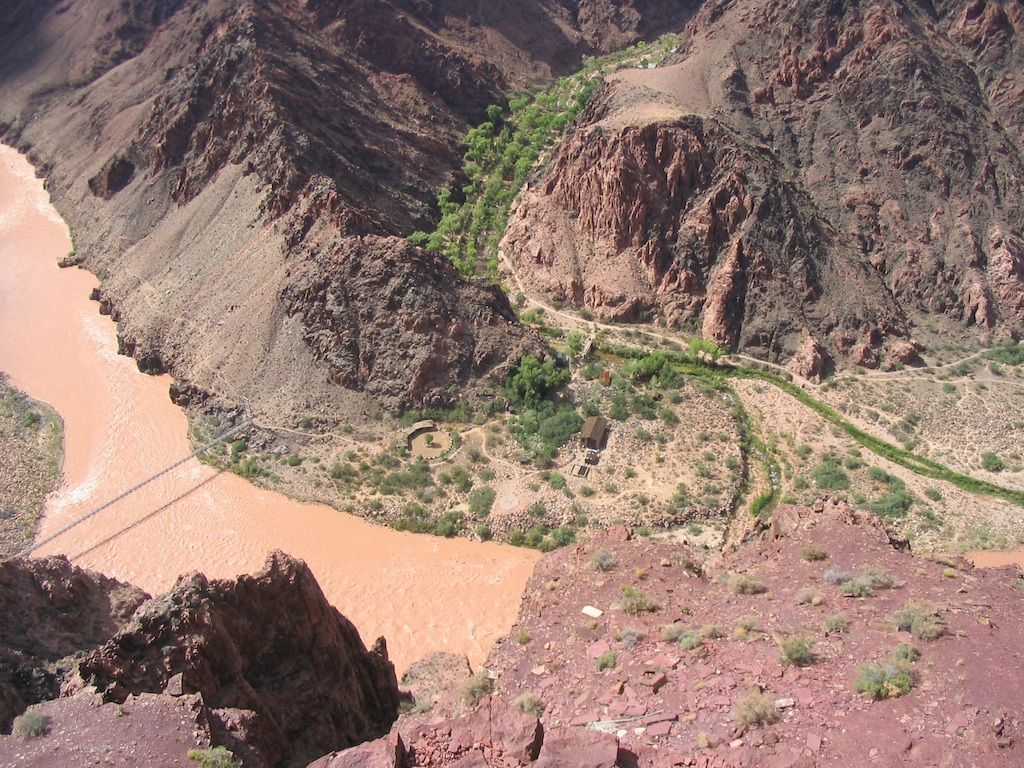
#> input picture river1.jpg, 1024 x 768 px
$ jupyter execute 'TM341 Q1.ipynb'
#> lines starting #> are read from the running program, lines starting #| are printed output that depends on the picture
# Q1...........

## Part (a) reads and displays the two images side by side.

[cell 1]
# import Liberies
import cv2 as cv
import numpy as np
from matplotlib import pyplot as plt

[cell 2]
# Read the images
img1 = cv.imread('river1.jpg')
#> img1 is the input picture: shape (768, 1024, 3); mean B, G, R 113.1, 123.7, 148.2
img2 = cv.imread('river2.jpg')
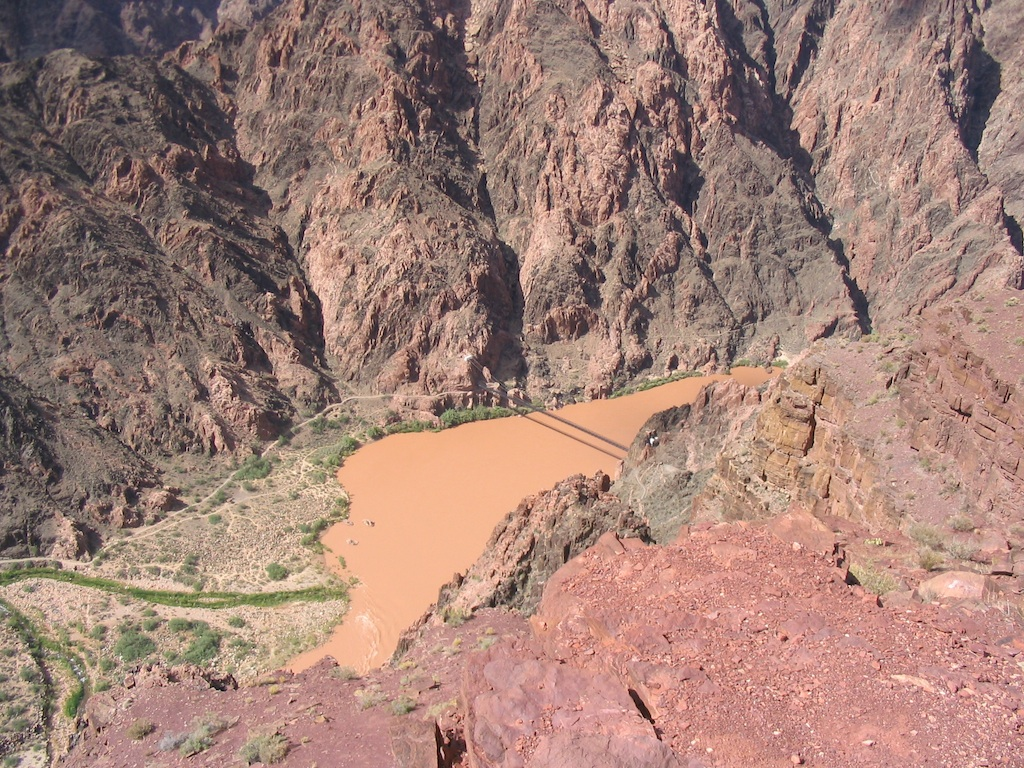
#> input picture river2.jpg, 1024 x 768 px
#> img2 is the input picture: shape (768, 1024, 3); mean B, G, R 118.9, 129.4, 161.4
img_rgb1 = cv.cvtColor(img1, cv.COLOR_BGR2RGB)
img_rgb2 = cv.cvtColor(img2, cv.COLOR_BGR2RGB)

[cell 3]
# Resize the images
img1_resized = cv.resize(img_rgb1, (1100, img_rgb1.shape[0]))  # Resize img1 to 1000 width, keeping height same
img2_resized = cv.resize(img_rgb2, (900, img_rgb2.shape[0]))    # Resize img2 to 800 width, keeping height same
# Display the images Horizontally
plt.figure(figsize=(10, 10))
plt.subplot(1, 2, 1)
plt.imshow(img1_resized)
plt.subplot(1, 2, 2)
plt.imshow(img2_resized)
plt.show()
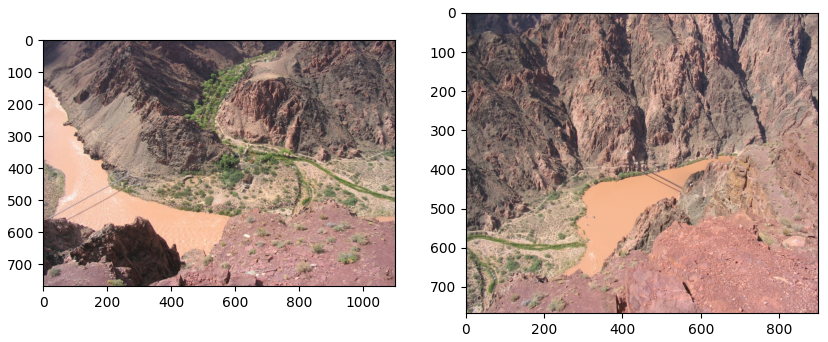
#> figure drawn by matplotlib, 2 panels

## Part (b) applies SIFT (Scale-Invariant Feature Transform) to both images and counts the detected keypoints.

[cell 4]
# Initialize SIFT detector
sift = cv.SIFT_create()

# Detect and compute SIFT features for both images
kp1, des1 = sift.detectAndCompute(img_rgb1, None)
#> kp1 = 8618 keypoints; strongest (x, y, size): (685, 542, 2.6), (374, 513, 2), (690, 764, 2.5), (114, 683, 2)
kp2, des2 = sift.detectAndCompute(img_rgb2, None)
#> kp2 = 9081 keypoints; strongest (x, y, size): (652, 440, 2.7), (75, 568, 2.1), (134, 685, 1.9), (757, 76, 3)

# Print the number of features detected
print("Number of SIFT features in img1:", len(kp1))
#| Number of SIFT features in img1: 8618
print("Number of SIFT features in img2:", len(kp2))
#| Number of SIFT features in img2: 9081

# Optionally, draw the keypoints on the images to visualize them
img1_keypoints = cv.drawKeypoints(img1_resized, kp1, None)
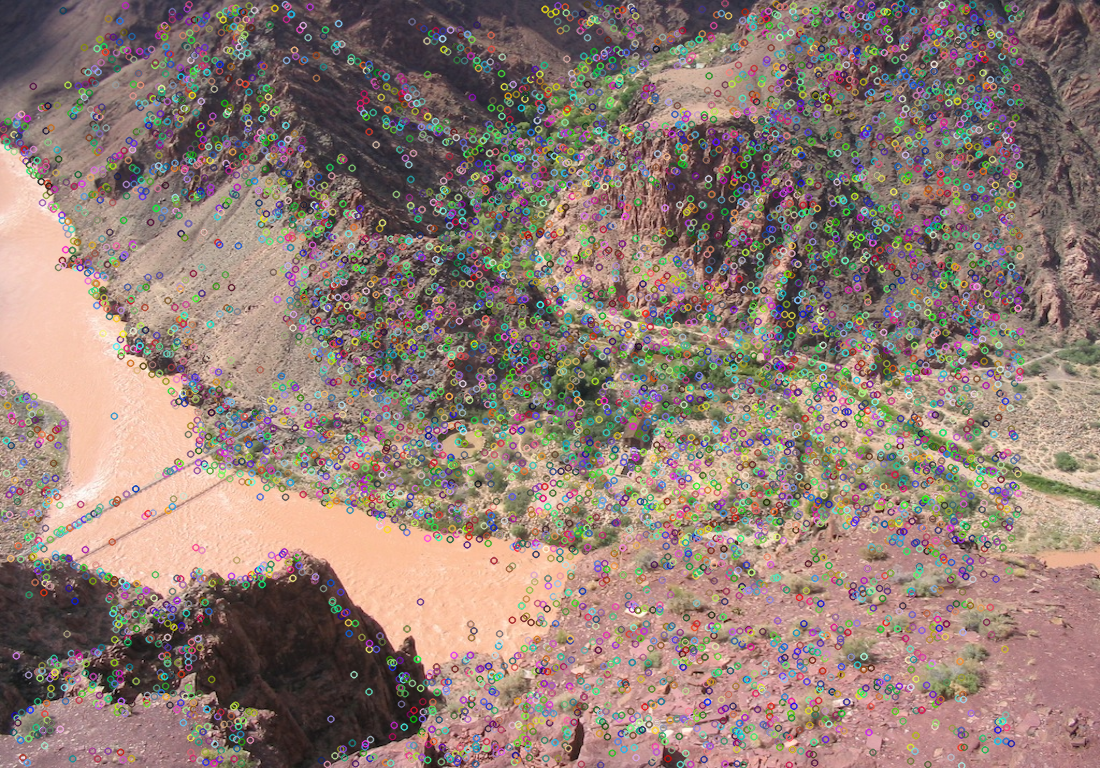
#> img1_keypoints: shape (768, 1100, 3); mean R, G, B 145.5, 125.2, 116.4
img2_keypoints = cv.drawKeypoints(img2_resized, kp2, None)
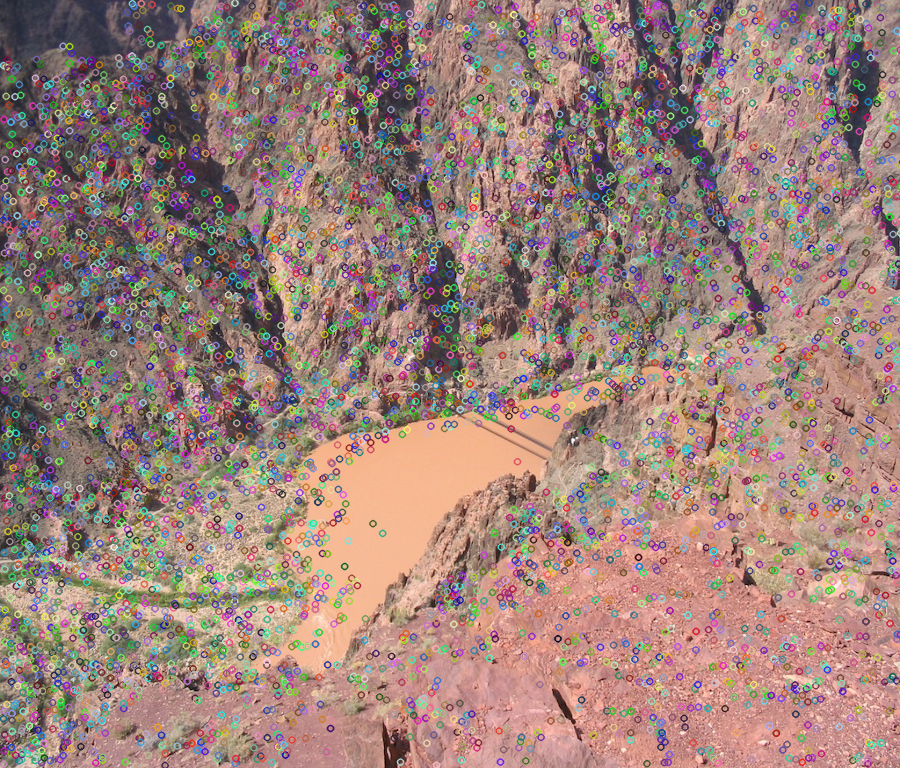
#> img2_keypoints: shape (768, 900, 3); mean R, G, B 156.1, 129.9, 121.8

plt.imshow(img1_keypoints)
plt.title(f'Keypoints in img1: {len(kp1)}')
plt.show()

plt.imshow(img2_keypoints)
plt.title(f'Keypoints in img2: {len(kp2)}')
plt.show()

## Part (c) uses a Brute-Force Matcher to find and display matching features between the two images.

[cell 5]
bf = cv.BFMatcher(cv.NORM_L2, crossCheck=True)

# Match descriptors from both images
matches = bf.match(des1, des2)
#> matches = 3468 matches
matches = sorted(matches, key=lambda x: x.distance)  # Sort matches by distance

# Draw matches on the images
matched_img = cv.drawMatches(img1, kp1, img2, kp2, matches[:50], None, flags=cv.DrawMatchesFlags_NOT_DRAW_SINGLE_POINTS)
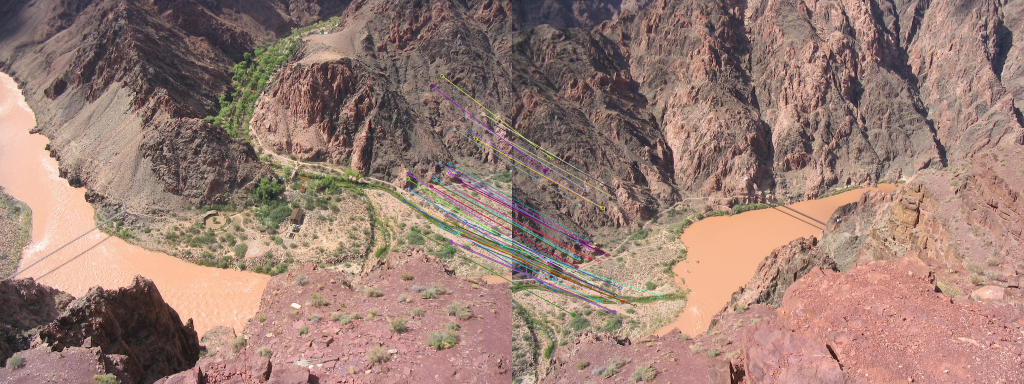
#> matched_img: shape (768, 2048, 3) (shown at 1/2 size); mean B, G, R 116.3, 126.5, 154.6
plt.imshow(cv.cvtColor(matched_img, cv.COLOR_BGR2RGB))
plt.title('SIFT Matches')
plt.show()

## Part (d) uses matched keypoints to compute the homography matrix. This matrix is used to warp img2 so it aligns with img1. Finally, img1 and the warped img2 are blended and displayed.

[cell 6]
trans_x = 0
trans_y = 500
trans = np.float32([[1, 0, trans_x], [0, 1, trans_y], [0, 0, 1]])
# Output mosaic
out = np.zeros((2000,3000,3),dtype=np.uint8)
out = cv.warpPerspective(img1, trans, (3000, 2000), out, borderMode=cv.BORDER_TRANSPARENT)
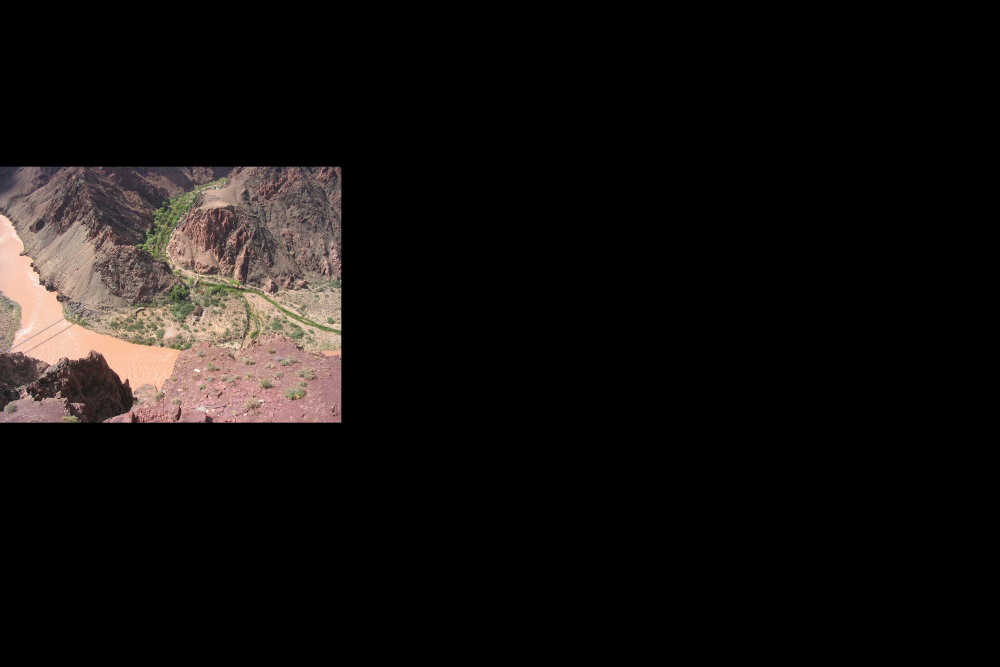
#> out: shape (2000, 3000, 3) (shown at 1/3 size); mean B, G, R 14.8, 16.2, 19.4

# Select top N matches (e.g., top 50)
good_matches = matches[:50]
#> good_matches = 50 matches

# Extract the matched keypoints from the good matches
pts1 = np.float32([kp1[m.queryIdx].pt for m in good_matches]).reshape(-1, 1, 2)
#> pts1 = 50 rows, first 8: [880.4, 452.5], [892.4, 368], [879, 411.5], [824.6, 383.5], [879, 411.5], [866.3, 352.4], [899.4, 345.7], [917.6, 463.8]
pts2 = np.float32([kp2[m.trainIdx].pt for m in good_matches]).reshape(-1, 1, 2)
#> pts2 = 50 rows, first 8: [174.1, 603], [156.5, 519], [158.3, 564.8], [96.07, 557.9], [158.3, 564.8], [126.1, 513.1], [155.3, 495.8], [212.6, 599.8]
# Find the homography matrix using RANSAC
homography, mask = cv.findHomography(pts2, pts1, cv.RANSAC, 5.0)
#> homography = [[0.592, -0.193, 919.1], [0.197, 1.02, -184.8], [-0.000409, 0.000166, 1]]; mask = 50 values from 1 to 1

# Warp img2 onto the output canvas using the homography
warped_img2 = cv.warpPerspective(img2, homography, (out.shape[1], out.shape[0]), dst=out, borderMode=cv.BORDER_TRANSPARENT)
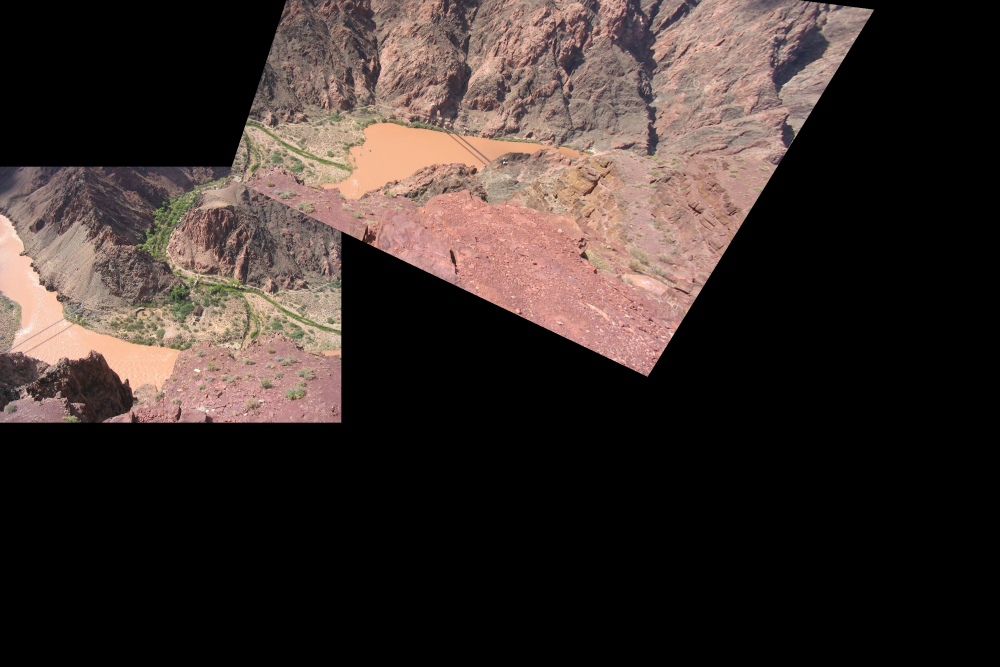
#> warped_img2: shape (2000, 3000, 3) (shown at 1/3 size); mean B, G, R 43, 46.9, 58

# Convert the warped result to RGB for displaying with matplotlib
warped_img2_rgb = cv.cvtColor(warped_img2, cv.COLOR_BGR2RGB)

# Display the result using matplotlib
plt.figure(figsize=(10, 10))
plt.imshow(warped_img2_rgb)
plt.axis('off')  # Hide axes
plt.show()
